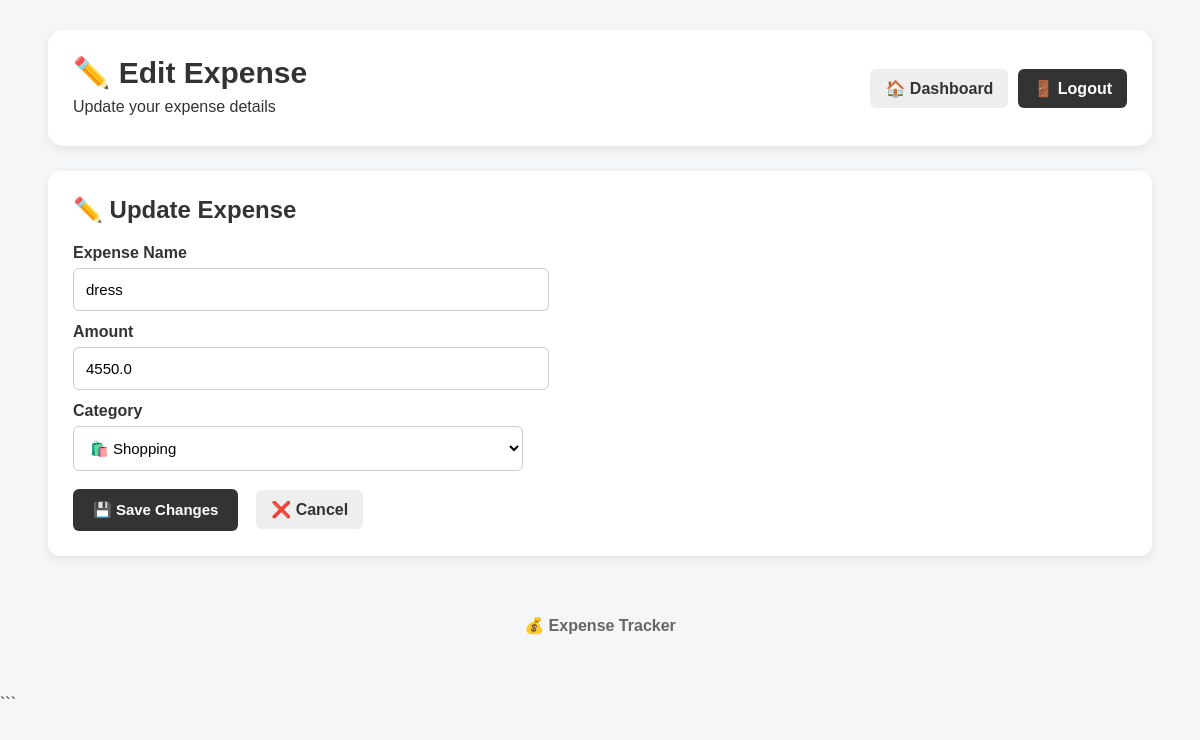
/edit/3 (signed in), run on the app's committed database.
### tables this page shows
CREATE TABLE expenses (
        id INTEGER PRIMARY KEY AUTOINCREMENT,
        user_id INTEGER NOT NULL,
        expense_name TEXT NOT NULL,
        amount REAL NOT NULL,
        category TEXT NOT NULL,
        date TEXT NOT NULL,
        FOREIGN KEY (user_id) REFERENCES users(id)
    );

### app.py (the view, shortened to what this page needs)
@app.route("/edit/<int:expense_id>", methods=["GET", "POST"])
@login_required
def edit_expense(expense_id):
    username = session["username"]
    conn = get_db()
    cursor = conn.cursor()
    cursor.execute("SELECT id FROM users WHERE username = ?", (username,))
    user_result = cursor.fetchone()
    if not user_result:
        conn.close()
        return redirect("/logout")
    user_id = user_result["id"]
    cursor.execute(
        "SELECT id, expense_name, amount, category, date FROM expenses WHERE id = ? AND user_id = ?",
        (expense_id, user_id)
    )
    expense = cursor.fetchone()
    conn.close()
    if not expense:
        return redirect("/")
    return render_template("edit.html", expense=expense)

### app.py (called while the page is built)
def get_db():
    conn = sqlite3.connect(DATABASE)
    conn.row_factory = sqlite3.Row
    return conn

def login_required(function):
    @wraps(function)
    def wrapper(*args, **kwargs):
        if "username" not in session:
            return redirect("/login")
        return function(*args, **kwargs)
    return wrapper

### templates/edit.html (shortened to what this page needs)
<!DOCTYPE html>
<html lang="en">
<head>
    <link
        rel="stylesheet"
        href="{{ url_for('static', filename='style.css') }}"
    >
</head>
<body>
<div class="container">
    <div class="header">
        <div>
            <h1>✏️ Edit Expense</h1>
            <p>
                Update your expense details
            </p>
        </div>
        <div class="header-actions">
            <a
                href="/"
                class="header-link"
            >
                🏠 Dashboard
            </a>
            <a
                href="/logout"
                class="logout-button"
            >
                🚪 Logout
            </a>
        </div>
    </div>
    <div class="card">
        <h2>
            ✏️ Update Expense
        </h2>
        <form
            method="POST"
            action="/edit/{{ expense['id'] }}"
        >
            <label for="expense_name">
                Expense Name
            </label>
            <input
                type="text"
                id="expense_name"
                name="expense_name"
                value="{{ expense['expense_name'] }}"
                required
            >
            <label for="amount">
                Amount
            </label>
            <input
                type="number"
                id="amount"
                name="amount"
                value="{{ expense['amount'] }}"
                min="0"
                step="0.01"
                required
            >
            <label for="category">
                Category
            </label>
            <select
                id="category"
                name="category"
                required
            >
                <option
                    value="Shopping"
                    {% if expense['category'] == 'Shopping' %}
                    selected
                    {% endif %}
                >
                    🛍️ Shopping
                </option>
            </select>
            <br><br>
            <button type="submit">
                💾 Save Changes
            </button>
            <a
                href="/"
                class="header-link"
            >
                ❌ Cancel
            </a>
        </form>
    </div>
    <div class="footer">
        <p>
            💰 <strong>Expense Tracker</strong>
        </p>
    </div>
</div>
</body>
</html>

### static/style.css (style rules this page uses)
html { scroll-behavior: smooth; }
body { margin: 0; padding: 0; font-family: Arial, Helvetica, sans-serif; background-color: #f4f6f8; color: #333; }
.container { width: 92%; max-width: 1150px; margin: 30px auto; }
.header { background-color: white; padding: 25px; border-radius: 15px; margin-bottom: 25px; display: flex; justify-content: space-between; align-items: center; box-shadow: 0 3px 10px rgba(0, 0, 0, 0.08); }
.header h1 { margin: 0 0 8px 0; font-size: 30px; }
.header p { margin: 5px 0; }
.header-actions { display: flex; align-items: center; gap: 10px; }
.header-link, .logout-button { display: inline-block; padding: 10px 15px; border-radius: 6px; text-decoration: none; font-weight: bold; }
.header-link { background-color: #eeeeee; color: #333; }
.logout-button { background-color: #333; color: white; }
.card { background-color: white; padding: 25px; margin: 20px 0; border-radius: 12px; box-shadow: 0 3px 10px rgba(0, 0, 0, 0.08); }
.card h2 { margin-top: 0; margin-bottom: 20px; }
label { display: block; font-weight: bold; margin-top: 12px; margin-bottom: 6px; }
input, select { width: 100%; max-width: 450px; padding: 12px; border: 1px solid #cccccc; border-radius: 6px; font-size: 15px; background-color: white; }
button { padding: 12px 20px; border: none; border-radius: 6px; cursor: pointer; font-size: 15px; font-weight: bold; background-color: #333333; color: white; }
a { text-decoration: none; font-weight: bold; }
.footer { text-align: center; padding: 25px; margin-top: 30px; color: #666666; }
.footer p { margin: 5px 0; }

### data on the page
expenses: expense_name "dress", amount "4550.0", category "🛍️ Shopping"
